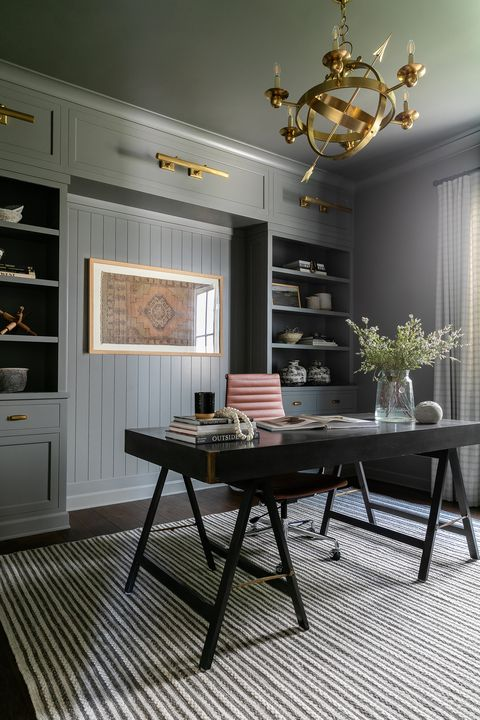
#> input picture Zadanie_3/obrazocek.jpg, 480 x 720 px, found by its file name
$ python Uloha3.py   (older library calls are emulated)
#> lines starting #> are read from the running program, lines starting #| are printed output that depends on the picture
import cv2
import numpy as np

img = cv2.imread("D:/School/PVSO/Projects/Zadanie_3/obrazocek.jpg")
#> img is the input picture: shape (720, 480, 3); mean B, G, R 96, 102.5, 103
gray = cv2.cvtColor(img, cv2.COLOR_BGR2GRAY)
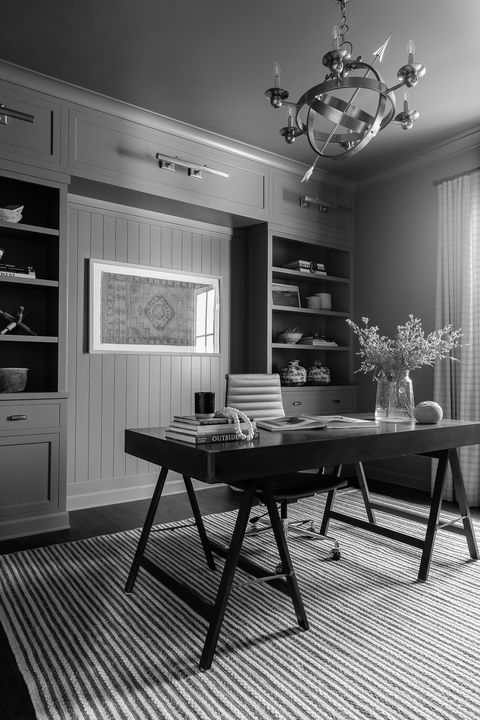
#> gray: shape (720, 480); min 0, max 255, mean 101.9

sobelEdgeX = cv2.Sobel(gray, cv2.CV_64F, 1, 0)
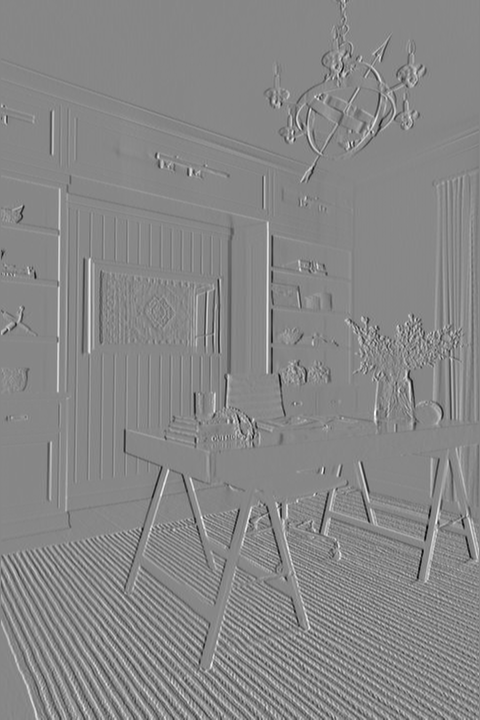
#> sobelEdgeX: shape (720, 480) float64; min -810, max 721, mean 1.9; drawn with min black and max white
sobelEdgeY = cv2.Sobel(gray, cv2.CV_64F, 0, 1)
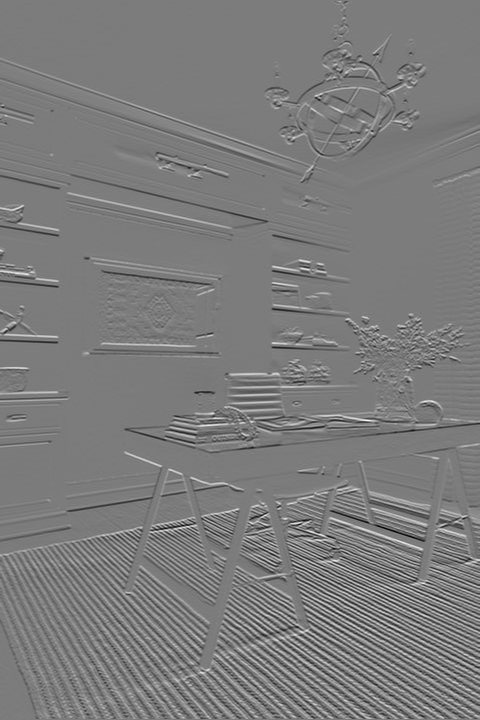
#> sobelEdgeY: shape (720, 480) float64; min -777, max 820, mean 0.7; drawn with min black and max white


mag = np.sqrt(sobelEdgeX ** 2 + sobelEdgeY ** 2)
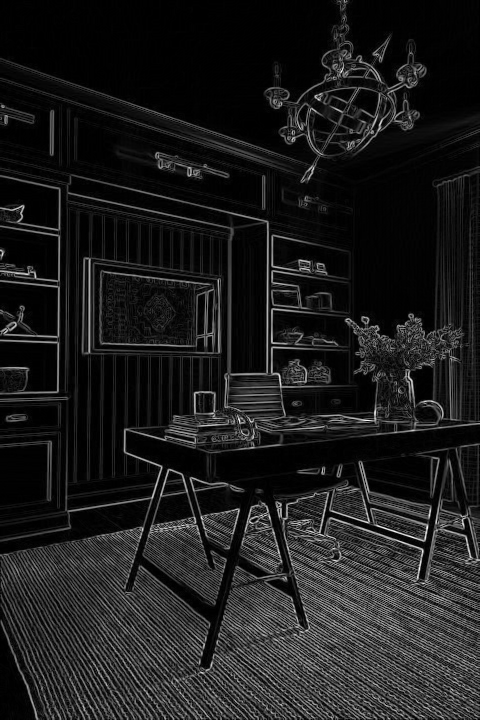
#> mag: shape (720, 480) float64; min 0, max 826.3, mean 94.4; drawn with min black and max white
angle = np.arctan2(sobelEdgeY, sobelEdgeX)
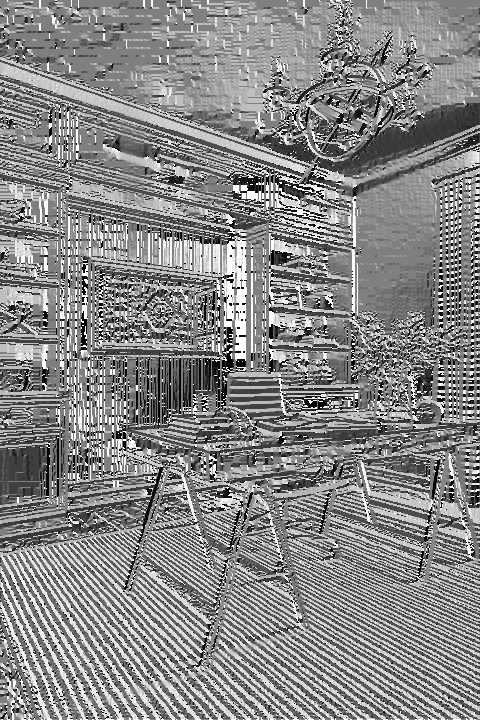
#> angle: shape (720, 480) float64; min -3.14, max 3.14, mean 0.207; drawn with min black and max white


thresh = 30
mag[mag < thresh] = 0

for sobelEdgeY in range(1, mag.shape[0] - 1):
    for sobelEdgeX in range(1, mag.shape[1] - 1):
        if mag[sobelEdgeY][sobelEdgeX] > 0:
            theta = angle[sobelEdgeY][sobelEdgeX]
            if theta < -np.pi / 4 or theta > np.pi / 4:
                if mag[sobelEdgeY][sobelEdgeX] < mag[sobelEdgeY - 1][sobelEdgeX] or mag[sobelEdgeY][sobelEdgeX] < \
                        mag[sobelEdgeY + 1][sobelEdgeX]:
                    mag[sobelEdgeY][sobelEdgeX] = 0
            else:
                if mag[sobelEdgeY][sobelEdgeX] < mag[sobelEdgeY][sobelEdgeX - 1] or mag[sobelEdgeY][sobelEdgeX] < \
                        mag[sobelEdgeY][sobelEdgeX + 1]:
                    mag[sobelEdgeY][sobelEdgeX] = 0
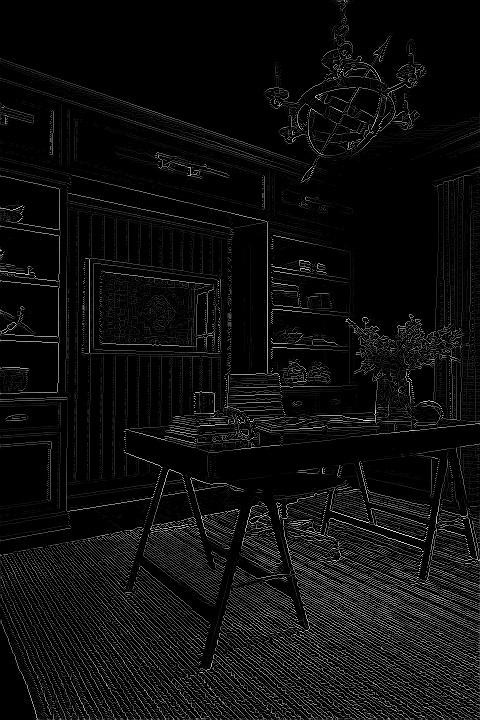
#> mag: shape (720, 480) float64; min 0, max 826.3, mean 45.5; drawn with min black and max white

mag = cv2.normalize(mag, None, 0, 255, cv2.NORM_MINMAX, dtype=cv2.CV_8U)

cv2.imshow("Contours", mag)
cv2.waitKey(0)
cv2.destroyAllWindows()

$ run again, with Zadanie_3/obrazok.jpg copied over Zadanie_3/obrazocek.jpg
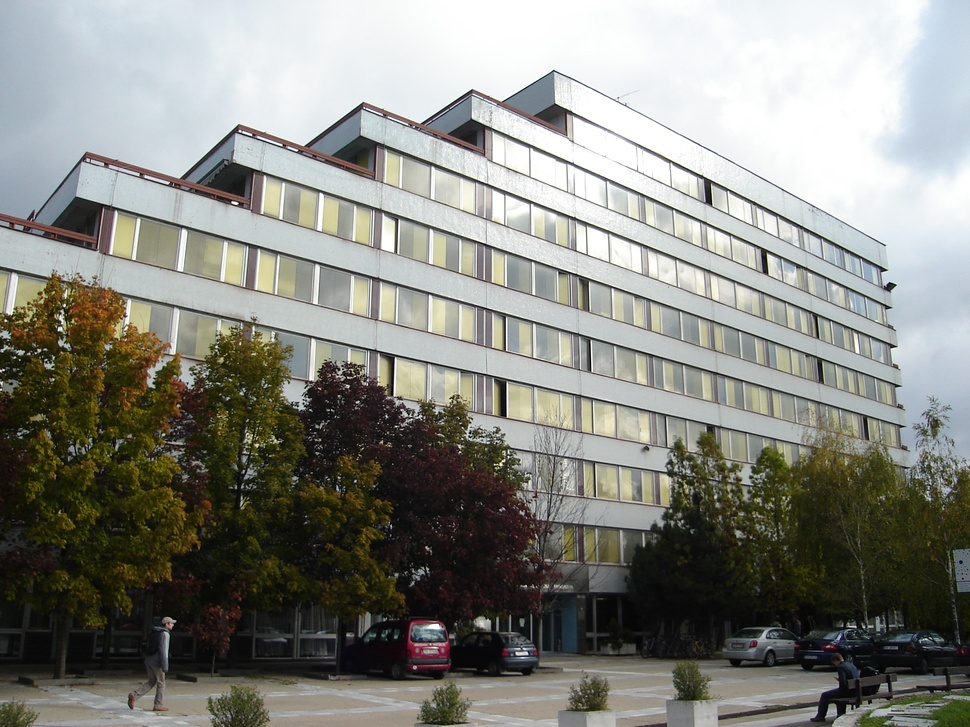
#> input picture Zadanie_3/obrazok.jpg, 970 x 727 px, shrunk from 2304 x 1728 before the run, found by its file name
#> img is the input picture: shape (727, 970, 3); mean B, G, R 129.7, 136.2, 135.4
#> `angle = np.arctan2(sobelEdgeY, sobelEdgeX)`:
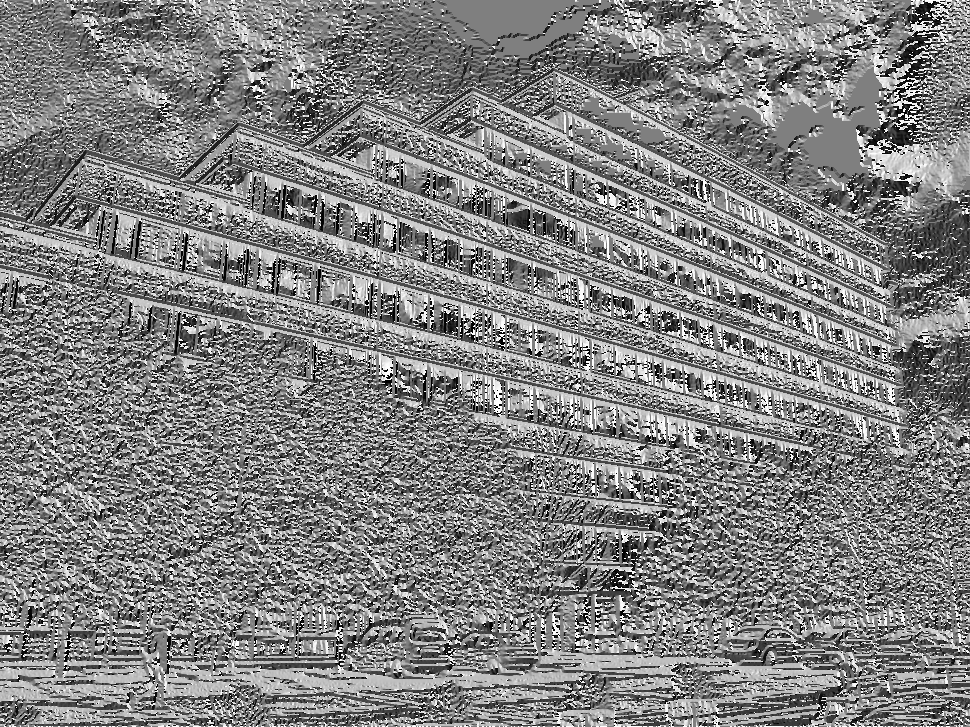
#> angle: shape (727, 970) float64; min -3.14, max 3.14, mean 0.0531; drawn with min black and max white
#> after the loop `for sobelEdgeY in range(1, mag.shape[0] - 1):`:
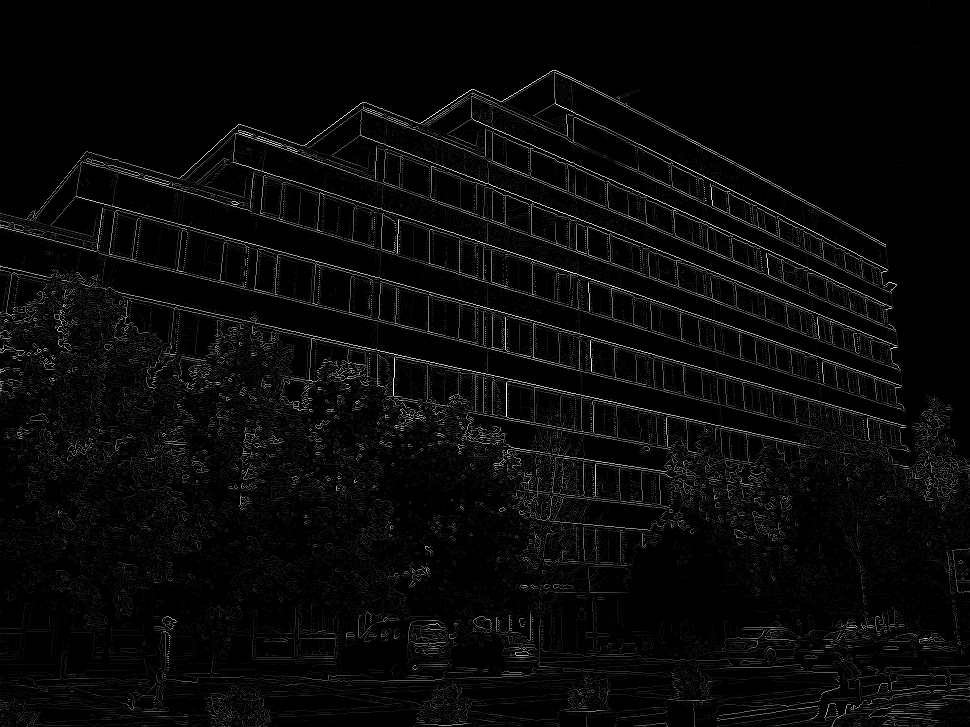
#> mag: shape (727, 970) float64; min 0, max 1015.1, mean 33.3; drawn with min black and max white
